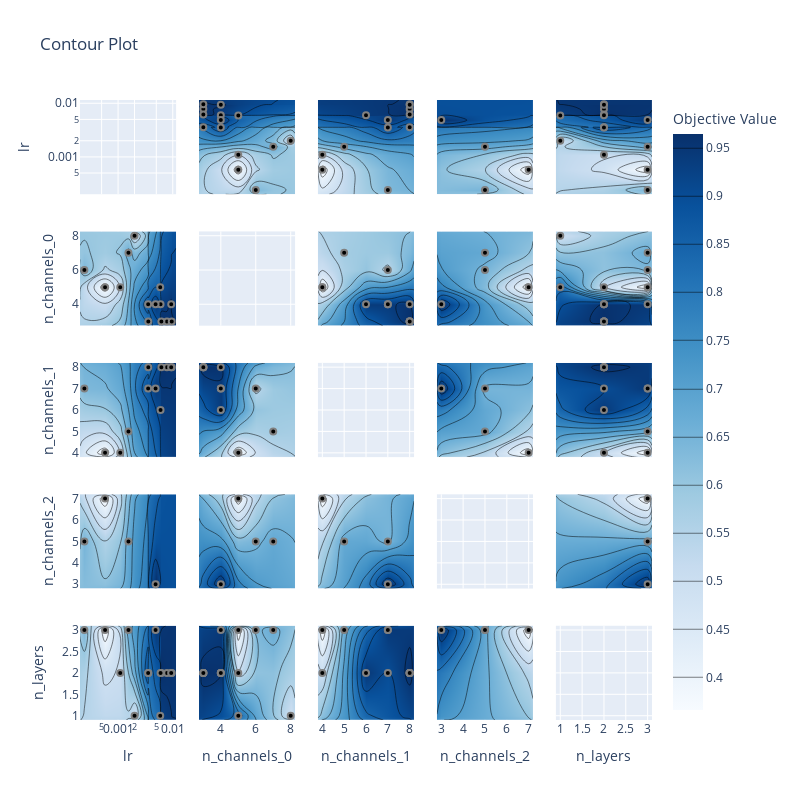

The code cell stored with this chart in its notebook:
### Code cell
# Visualize hyperparameter relationships.
fig = plot_contour(study)
fig.update_layout(width=800, height=800)

### Figure 1 — Plotly figure (JSON) as saved in the notebook; plotly's stock layout.template omitted (floating-point values rounded to 4 significant figures)
{"data": [{"type": "scatter", "xaxis": "x", "yaxis": "y"}, {"colorbar": {"title": {"text": "Objective Value"}}, "colorscale": [[0, "rgb(247,251,255)"], [0.125, "rgb(222,235,247)"], [0.25, "rgb(198,219,239)"], [0.375, "rgb(158,202,225)"], [0.5, "rgb(107,174,214)"], [0.625, "rgb(66,146,198)"], [0.75, "rgb(33,113,181)"], [0.875, "rgb(8,81,156)"], [1, "rgb(8,48,107)"]], "connectgaps": true, "contours": {"coloring": "heatmap"}, "hoverinfo": "none", "line": {"smoothing": 1.3}, "reversescale": false, "showscale": true, "type": "contour", "x": [0.0002012, 0.0002418, 0.0005776, 0.001095, 0.001547, 0.002001, 0.003548, 0.003572, 0.004855, 0.005902, 0.005984, 0.006191, 0.00783, 0.009373, 0.009579, 0.01151], "xaxis": "x6", "y": [2.75, 3, 4, 5, 6, 7, 8, 8.25], "yaxis": "y6", "z": [[null, null, null, null, null, null, null, null, null, null, null, null, null, null, null, null], [null, null, null, null, null, null, null, 0.814, null, null, null, 0.9642, 0.9585, null, 0.9542, null], [null, null, null, null, null, null, 0.897, null, 0.9442, null, 0.9456, null, null, 0.9585, null, null], [null, null, 0.3662, 0.505, null, null, null, null, null, 0.8312, null, null, null, null, null, null], [null, 0.6381, null, null, null, null, null, null, null, null, null, null, null, null, null, null], [null, null, null, null, 0.6695, null, null, null, null, null, null, null, null, null, null, null], [null, null, null, null, null, 0.495, null, null, null, null, null, null, null, null, null, null], [null, null, null, null, null, null, null, null, null, null, null, null, null, null, null, null]]}, {"marker": {"color": "black", "line": {"color": "Gray", "width": 2}}, "mode": "markers", "name": "Feasible Trial", "showlegend": false, "type": "scatter", "x": [0.0005776, 0.002001, 0.005902, 0.001095, 0.0002418, 0.001547, 0.00783, 0.006191, 0.009579, 0.003572, 0.003548, 0.009373, 0.005984, 0.004855], "xaxis": "x6", "y": [5, 8, 5, 5, 6, 7, 3, 3, 3, 3, 4, 4, 4, 4], "yaxis": "y6"}, {"colorbar": {"title": {"text": "Objective Value"}}, "colorscale": [[0, "rgb(247,251,255)"], [0.125, "rgb(222,235,247)"], [0.25, "rgb(198,219,239)"], [0.375, "rgb(158,202,225)"], [0.5, "rgb(107,174,214)"], [0.625, "rgb(66,146,198)"], [0.75, "rgb(33,113,181)"], [0.875, "rgb(8,81,156)"], [1, "rgb(8,48,107)"]], "connectgaps": true, "contours": {"coloring": "heatmap"}, "hoverinfo": "none", "line": {"smoothing": 1.3}, "reversescale": false, "showscale": false, "type": "contour", "x": [0.0002012, 0.0002418, 0.0005776, 0.001095, 0.001547, 0.002001, 0.003548, 0.003572, 0.004855, 0.005902, 0.005984, 0.006191, 0.00783, 0.009373, 0.009579, 0.01151], "xaxis": "x11", "y": [3.8, 4, 5, 6, 7, 8, 8.2], "yaxis": "y11", "z": [[null, null, null, null, null, null, null, null, null, null, null, null, null, null, null, null], [null, null, 0.3662, 0.505, null, null, null, null, null, null, null, null, null, null, null, null], [null, null, null, null, 0.6695, null, null, null, null, null, null, null, null, null, null, null], [null, null, null, null, null, null, null, null, null, null, 0.9456, null, null, null, null, null], [null, 0.6381, null, null, null, null, 0.897, null, 0.9442, null, null, null, null, null, null, null], [null, null, null, null, null, null, null, 0.814, null, null, null, 0.9642, 0.9585, 0.9585, 0.9542, null], [null, null, null, null, null, null, null, null, null, null, null, null, null, null, null, null]]}, {"marker": {"color": "black", "line": {"color": "Gray", "width": 2}}, "mode": "markers", "name": "Feasible Trial", "showlegend": false, "type": "scatter", "x": [0.0005776, 0.001095, 0.0002418, 0.001547, 0.00783, 0.006191, 0.009579, 0.003572, 0.003548, 0.009373, 0.005984, 0.004855], "xaxis": "x11", "y": [4, 4, 7, 5, 8, 8, 8, 8, 7, 8, 6, 7], "yaxis": "y11"}, {"colorbar": {"title": {"text": "Objective Value"}}, "colorscale": [[0, "rgb(247,251,255)"], [0.125, "rgb(222,235,247)"], [0.25, "rgb(198,219,239)"], [0.375, "rgb(158,202,225)"], [0.5, "rgb(107,174,214)"], [0.625, "rgb(66,146,198)"], [0.75, "rgb(33,113,181)"], [0.875, "rgb(8,81,156)"], [1, "rgb(8,48,107)"]], "connectgaps": true, "contours": {"coloring": "heatmap"}, "hoverinfo": "none", "line": {"smoothing": 1.3}, "reversescale": false, "showscale": false, "type": "contour", "x": [0.0002012, 0.0002418, 0.0005776, 0.001095, 0.001547, 0.002001, 0.003548, 0.003572, 0.004855, 0.005902, 0.005984, 0.006191, 0.00783, 0.009373, 0.009579, 0.01151], "xaxis": "x16", "y": [2.8, 3, 5, 7, 7.2], "yaxis": "y16", "z": [[null, null, null, null, null, null, null, null, null, null, null, null, null, null, null, null], [null, null, null, null, null, null, null, null, 0.9442, null, null, null, null, null, null, null], [null, 0.6381, null, null, 0.6695, null, null, null, null, null, null, null, null, null, null, null], [null, null, 0.3662, null, null, null, null, null, null, null, null, null, null, null, null, null], [null, null, null, null, null, null, null, null, null, null, null, null, null, null, null, null]]}, {"marker": {"color": "black", "line": {"color": "Gray", "width": 2}}, "mode": "markers", "name": "Feasible Trial", "showlegend": false, "type": "scatter", "x": [0.0005776, 0.0002418, 0.001547, 0.004855], "xaxis": "x16", "y": [7, 5, 5, 3], "yaxis": "y16"}, {"colorbar": {"title": {"text": "Objective Value"}}, "colorscale": [[0, "rgb(247,251,255)"], [0.125, "rgb(222,235,247)"], [0.25, "rgb(198,219,239)"], [0.375, "rgb(158,202,225)"], [0.5, "rgb(107,174,214)"], [0.625, "rgb(66,146,198)"], [0.75, "rgb(33,113,181)"], [0.875, "rgb(8,81,156)"], [1, "rgb(8,48,107)"]], "connectgaps": true, "contours": {"coloring": "heatmap"}, "hoverinfo": "none", "line": {"smoothing": 1.3}, "reversescale": false, "showscale": false, "type": "contour", "x": [0.0002012, 0.0002418, 0.0005776, 0.001095, 0.001547, 0.002001, 0.003548, 0.003572, 0.004855, 0.005902, 0.005984, 0.006191, 0.00783, 0.009373, 0.009579, 0.01151], "xaxis": "x21", "y": [0.9, 1, 2, 3, 3.1], "yaxis": "y21", "z": [[null, null, null, null, null, null, null, null, null, null, null, null, null, null, null, null], [null, null, null, null, null, 0.495, null, null, null, 0.8312, null, null, null, null, null, null], [null, null, null, 0.505, null, null, 0.897, 0.814, null, null, 0.9456, 0.9642, 0.9585, 0.9585, 0.9542, null], [null, 0.6381, 0.3662, null, 0.6695, null, null, null, 0.9442, null, null, null, null, null, null, null], [null, null, null, null, null, null, null, null, null, null, null, null, null, null, null, null]]}, {"marker": {"color": "black", "line": {"color": "Gray", "width": 2}}, "mode": "markers", "name": "Feasible Trial", "showlegend": false, "type": "scatter", "x": [0.0005776, 0.002001, 0.005902, 0.001095, 0.0002418, 0.001547, 0.00783, 0.006191, 0.009579, 0.003572, 0.003548, 0.009373, 0.005984, 0.004855], "xaxis": "x21", "y": [3, 1, 1, 2, 3, 3, 2, 2, 2, 2, 2, 2, 2, 3], "yaxis": "y21"}, {"colorbar": {"title": {"text": "Objective Value"}}, "colorscale": [[0, "rgb(247,251,255)"], [0.125, "rgb(222,235,247)"], [0.25, "rgb(198,219,239)"], [0.375, "rgb(158,202,225)"], [0.5, "rgb(107,174,214)"], [0.625, "rgb(66,146,198)"], [0.75, "rgb(33,113,181)"], [0.875, "rgb(8,81,156)"], [1, "rgb(8,48,107)"]], "connectgaps": true, "contours": {"coloring": "heatmap"}, "hoverinfo": "none", "line": {"smoothing": 1.3}, "reversescale": false, "showscale": false, "type": "contour", "x": [2.75, 3, 4, 5, 6, 7, 8, 8.25], "xaxis": "x2", "y": [0.0002012, 0.0002418, 0.0005776, 0.001095, 0.001547, 0.002001, 0.003548, 0.003572, 0.004855, 0.005902, 0.005984, 0.006191, 0.00783, 0.009373, 0.009579, 0.01151], "yaxis": "y2", "z": [[null, null, null, null, null, null, null, null], [null, null, null, null, 0.6381, null, null, null], [null, null, null, 0.3662, null, null, null, null], [null, null, null, 0.505, null, null, null, null], [null, null, null, null, null, 0.6695, null, null], [null, null, null, null, null, null, 0.495, null], [null, null, 0.897, null, null, null, null, null], [null, 0.814, null, null, null, null, null, null], [null, null, 0.9442, null, null, null, null, null], [null, null, null, 0.8312, null, null, null, null], [null, null, 0.9456, null, null, null, null, null], [null, 0.9642, null, null, null, null, null, null], [null, 0.9585, null, null, null, null, null, null], [null, null, 0.9585, null, null, null, null, null], [null, 0.9542, null, null, null, null, null, null], [null, null, null, null, null, null, null, null]]}, {"marker": {"color": "black", "line": {"color": "Gray", "width": 2}}, "mode": "markers", "name": "Feasible Trial", "showlegend": false, "type": "scatter", "x": [5, 8, 5, 5, 6, 7, 3, 3, 3, 3, 4, 4, 4, 4], "xaxis": "x2", "y": [0.0005776, 0.002001, 0.005902, 0.001095, 0.0002418, 0.001547, 0.00783, 0.006191, 0.009579, 0.003572, 0.003548, 0.009373, 0.005984, 0.004855], "yaxis": "y2"}, {"type": "scatter", "xaxis": "x7", "yaxis": "y7"}, {"colorbar": {"title": {"text": "Objective Value"}}, "colorscale": [[0, "rgb(247,251,255)"], [0.125, "rgb(222,235,247)"], [0.25, "rgb(198,219,239)"], [0.375, "rgb(158,202,225)"], [0.5, "rgb(107,174,214)"], [0.625, "rgb(66,146,198)"], [0.75, "rgb(33,113,181)"], [0.875, "rgb(8,81,156)"], [1, "rgb(8,48,107)"]], "connectgaps": true, "contours": {"coloring": "heatmap"}, "hoverinfo": "none", "line": {"smoothing": 1.3}, "reversescale": false, "showscale": false, "type": "contour", "x": [2.75, 3, 4, 5, 6, 7, 8, 8.25], "xaxis": "x12", "y": [3.8, 4, 5, 6, 7, 8, 8.2], "yaxis": "y12", "z": [[null, null, null, null, null, null, null, null], [null, null, null, 0.505, null, null, null, null], [null, null, null, null, null, 0.6695, null, null], [null, null, 0.9456, null, null, null, null, null], [null, null, 0.9442, null, 0.6381, null, null, null], [null, 0.9642, 0.9585, null, null, null, null, null], [null, null, null, null, null, null, null, null]]}, {"marker": {"color": "black", "line": {"color": "Gray", "width": 2}}, "mode": "markers", "name": "Feasible Trial", "showlegend": false, "type": "scatter", "x": [5, 5, 6, 7, 3, 3, 3, 3, 4, 4, 4, 4], "xaxis": "x12", "y": [4, 4, 7, 5, 8, 8, 8, 8, 7, 8, 6, 7], "yaxis": "y12"}, {"colorbar": {"title": {"text": "Objective Value"}}, "colorscale": [[0, "rgb(247,251,255)"], [0.125, "rgb(222,235,247)"], [0.25, "rgb(198,219,239)"], [0.375, "rgb(158,202,225)"], [0.5, "rgb(107,174,214)"], [0.625, "rgb(66,146,198)"], [0.75, "rgb(33,113,181)"], [0.875, "rgb(8,81,156)"], [1, "rgb(8,48,107)"]], "connectgaps": true, "contours": {"coloring": "heatmap"}, "hoverinfo": "none", "line": {"smoothing": 1.3}, "reversescale": false, "showscale": false, "type": "contour", "x": [2.75, 3, 4, 5, 6, 7, 8, 8.25], "xaxis": "x17", "y": [2.8, 3, 5, 7, 7.2], "yaxis": "y17", "z": [[null, null, null, null, null, null, null, null], [null, null, 0.9442, null, null, null, null, null], [null, null, null, null, 0.6381, 0.6695, null, null], [null, null, null, 0.3662, null, null, null, null], [null, null, null, null, null, null, null, null]]}, {"marker": {"color": "black", "line": {"color": "Gray", "width": 2}}, "mode": "markers", "name": "Feasible Trial", "showlegend": false, "type": "scatter", "x": [5, 6, 7, 4], "xaxis": "x17", "y": [7, 5, 5, 3], "yaxis": "y17"}, {"colorbar": {"title": {"text": "Objective Value"}}, "colorscale": [[0, "rgb(247,251,255)"], [0.125, "rgb(222,235,247)"], [0.25, "rgb(198,219,239)"], [0.375, "rgb(158,202,225)"], [0.5, "rgb(107,174,214)"], [0.625, "rgb(66,146,198)"], [0.75, "rgb(33,113,181)"], [0.875, "rgb(8,81,156)"], [1, "rgb(8,48,107)"]], "connectgaps": true, "contours": {"coloring": "heatmap"}, "hoverinfo": "none", "line": {"smoothing": 1.3}, "reversescale": false, "showscale": false, "type": "contour", "x": [2.75, 3, 4, 5, 6, 7, 8, 8.25], "xaxis": "x22", "y": [0.9, 1, 2, 3, 3.1], "yaxis": "y22", "z": [[null, null, null, null, null, null, null, null], [null, null, null, 0.8312, null, null, 0.495, null], [null, 0.9642, 0.9585, 0.505, null, null, null, null], [null, null, 0.9442, 0.3662, 0.6381, 0.6695, null, null], [null, null, null, null, null, null, null, null]]}, {"marker": {"color": "black", "line": {"color": "Gray", "width": 2}}, "mode": "markers", "name": "Feasible Trial", "showlegend": false, "type": "scatter", "x": [5, 8, 5, 5, 6, 7, 3, 3, 3, 3, 4, 4, 4, 4], "xaxis": "x22", "y": [3, 1, 1, 2, 3, 3, 2, 2, 2, 2, 2, 2, 2, 3], "yaxis": "y22"}, {"colorbar": {"title": {"text": "Objective Value"}}, "colorscale": [[0, "rgb(247,251,255)"], [0.125, "rgb(222,235,247)"], [0.25, "rgb(198,219,239)"], [0.375, "rgb(158,202,225)"], [0.5, "rgb(107,174,214)"], [0.625, "rgb(66,146,198)"], [0.75, "rgb(33,113,181)"], [0.875, "rgb(8,81,156)"], [1, "rgb(8,48,107)"]], "connectgaps": true, "contours": {"coloring": "heatmap"}, "hoverinfo": "none", "line": {"smoothing": 1.3}, "reversescale": false, "showscale": false, "type": "contour", "x": [3.8, 4, 5, 6, 7, 8, 8.2], "xaxis": "x3", "y": [0.0002012, 0.0002418, 0.0005776, 0.001095, 0.001547, 0.002001, 0.003548, 0.003572, 0.004855, 0.005902, 0.005984, 0.006191, 0.00783, 0.009373, 0.009579, 0.01151], "yaxis": "y3", "z": [[null, null, null, null, null, null, null], [null, null, null, null, 0.6381, null, null], [null, 0.3662, null, null, null, null, null], [null, 0.505, null, null, null, null, null], [null, null, 0.6695, null, null, null, null], [null, null, null, null, null, null, null], [null, null, null, null, 0.897, null, null], [null, null, null, null, null, 0.814, null], [null, null, null, null, 0.9442, null, null], [null, null, null, null, null, null, null], [null, null, null, 0.9456, null, null, null], [null, null, null, null, null, 0.9642, null], [null, null, null, null, null, 0.9585, null], [null, null, null, null, null, 0.9585, null], [null, null, null, null, null, 0.9542, null], [null, null, null, null, null, null, null]]}, {"marker": {"color": "black", "line": {"color": "Gray", "width": 2}}, "mode": "markers", "name": "Feasible Trial", "showlegend": false, "type": "scatter", "x": [4, 4, 7, 5, 8, 8, 8, 8, 7, 8, 6, 7], "xaxis": "x3", "y": [0.0005776, 0.001095, 0.0002418, 0.001547, 0.00783, 0.006191, 0.009579, 0.003572, 0.003548, 0.009373, 0.005984, 0.004855], "yaxis": "y3"}, {"colorbar": {"title": {"text": "Objective Value"}}, "colorscale": [[0, "rgb(247,251,255)"], [0.125, "rgb(222,235,247)"], [0.25, "rgb(198,219,239)"], [0.375, "rgb(158,202,225)"], [0.5, "rgb(107,174,214)"], [0.625, "rgb(66,146,198)"], [0.75, "rgb(33,113,181)"], [0.875, "rgb(8,81,156)"], [1, "rgb(8,48,107)"]], "connectgaps": true, "contours": {"coloring": "heatmap"}, "hoverinfo": "none", "line": {"smoothing": 1.3}, "reversescale": false, "showscale": false, "type": "contour", "x": [3.8, 4, 5, 6, 7, 8, 8.2], "xaxis": "x8", "y": [2.75, 3, 4, 5, 6, 7, 8, 8.25], "yaxis": "y8", "z": [[null, null, null, null, null, null, null], [null, null, null, null, null, 0.9642, null], [null, null, null, 0.9456, 0.9442, 0.9585, null], [null, 0.505, null, null, null, null, null], [null, null, null, null, 0.6381, null, null], [null, null, 0.6695, null, null, null, null], [null, null, null, null, null, null, null], [null, null, null, null, null, null, null]]}, {"marker": {"color": "black", "line": {"color": "Gray", "width": 2}}, "mode": "markers", "name": "Feasible Trial", "showlegend": false, "type": "scatter", "x": [4, 4, 7, 5, 8, 8, 8, 8, 7, 8, 6, 7], "xaxis": "x8", "y": [5, 5, 6, 7, 3, 3, 3, 3, 4, 4, 4, 4], "yaxis": "y8"}, {"type": "scatter", "xaxis": "x13", "yaxis": "y13"}, {"colorbar": {"title": {"text": "Objective Value"}}, "colorscale": [[0, "rgb(247,251,255)"], [0.125, "rgb(222,235,247)"], [0.25, "rgb(198,219,239)"], [0.375, "rgb(158,202,225)"], [0.5, "rgb(107,174,214)"], [0.625, "rgb(66,146,198)"], [0.75, "rgb(33,113,181)"], [0.875, "rgb(8,81,156)"], [1, "rgb(8,48,107)"]], "connectgaps": true, "contours": {"coloring": "heatmap"}, "hoverinfo": "none", "line": {"smoothing": 1.3}, "reversescale": false, "showscale": false, "type": "contour", "x": [3.8, 4, 5, 6, 7, 8, 8.2], "xaxis": "x18", "y": [2.8, 3, 5, 7, 7.2], "yaxis": "y18", "z": [[null, null, null, null, null, null, null], [null, null, null, null, 0.9442, null, null], [null, null, 0.6695, null, 0.6381, null, null], [null, 0.3662, null, null, null, null, null], [null, null, null, null, null, null, null]]}, {"marker": {"color": "black", "line": {"color": "Gray", "width": 2}}, "mode": "markers", "name": "Feasible Trial", "showlegend": false, "type": "scatter", "x": [4, 7, 5, 7], "xaxis": "x18", "y": [7, 5, 5, 3], "yaxis": "y18"}, {"colorbar": {"title": {"text": "Objective Value"}}, "colorscale": [[0, "rgb(247,251,255)"], [0.125, "rgb(222,235,247)"], [0.25, "rgb(198,219,239)"], [0.375, "rgb(158,202,225)"], [0.5, "rgb(107,174,214)"], [0.625, "rgb(66,146,198)"], [0.75, "rgb(33,113,181)"], [0.875, "rgb(8,81,156)"], [1, "rgb(8,48,107)"]], "connectgaps": true, "contours": {"coloring": "heatmap"}, "hoverinfo": "none", "line": {"smoothing": 1.3}, "reversescale": false, "showscale": false, "type": "contour", "x": [3.8, 4, 5, 6, 7, 8, 8.2], "xaxis": "x23", "y": [0.9, 1, 2, 3, 3.1], "yaxis": "y23", "z": [[null, null, null, null, null, null, null], [null, null, null, null, null, null, null], [null, 0.505, null, 0.9456, 0.897, 0.9642, null], [null, 0.3662, 0.6695, null, 0.9442, null, null], [null, null, null, null, null, null, null]]}, {"marker": {"color": "black", "line": {"color": "Gray", "width": 2}}, "mode": "markers", "name": "Feasible Trial", "showlegend": false, "type": "scatter", "x": [4, 4, 7, 5, 8, 8, 8, 8, 7, 8, 6, 7], "xaxis": "x23", "y": [3, 2, 3, 3, 2, 2, 2, 2, 2, 2, 2, 3], "yaxis": "y23"}, {"colorbar": {"title": {"text": "Objective Value"}}, "colorscale": [[0, "rgb(247,251,255)"], [0.125, "rgb(222,235,247)"], [0.25, "rgb(198,219,239)"], [0.375, "rgb(158,202,225)"], [0.5, "rgb(107,174,214)"], [0.625, "rgb(66,146,198)"], [0.75, "rgb(33,113,181)"], [0.875, "rgb(8,81,156)"], [1, "rgb(8,48,107)"]], "connectgaps": true, "contours": {"coloring": "heatmap"}, "hoverinfo": "none", "line": {"smoothing": 1.3}, "reversescale": false, "showscale": false, "type": "contour", "x": [2.8, 3, 5, 7, 7.2], "xaxis": "x4", "y": [0.0002012, 0.0002418, 0.0005776, 0.001095, 0.001547, 0.002001, 0.003548, 0.003572, 0.004855, 0.005902, 0.005984, 0.006191, 0.00783, 0.009373, 0.009579, 0.01151], "yaxis": "y4", "z": [[null, null, null, null, null], [null, null, 0.6381, null, null], [null, null, null, 0.3662, null], [null, null, null, null, null], [null, null, 0.6695, null, null], [null, null, null, null, null], [null, null, null, null, null], [null, null, null, null, null], [null, 0.9442, null, null, null], [null, null, null, null, null], [null, null, null, null, null], [null, null, null, null, null], [null, null, null, null, null], [null, null, null, null, null], [null, null, null, null, null], [null, null, null, null, null]]}, {"marker": {"color": "black", "line": {"color": "Gray", "width": 2}}, "mode": "markers", "name": "Feasible Trial", "showlegend": false, "type": "scatter", "x": [7, 5, 5, 3], "xaxis": "x4", "y": [0.0005776, 0.0002418, 0.001547, 0.004855], "yaxis": "y4"}, {"colorbar": {"title": {"text": "Objective Value"}}, "colorscale": [[0, "rgb(247,251,255)"], [0.125, "rgb(222,235,247)"], [0.25, "rgb(198,219,239)"], [0.375, "rgb(158,202,225)"], [0.5, "rgb(107,174,214)"], [0.625, "rgb(66,146,198)"], [0.75, "rgb(33,113,181)"], [0.875, "rgb(8,81,156)"], [1, "rgb(8,48,107)"]], "connectgaps": true, "contours": {"coloring": "heatmap"}, "hoverinfo": "none", "line": {"smoothing": 1.3}, "reversescale": false, "showscale": false, "type": "contour", "x": [2.8, 3, 5, 7, 7.2], "xaxis": "x9", "y": [2.75, 3, 4, 5, 6, 7, 8, 8.25], "yaxis": "y9", "z": [[null, null, null, null, null], [null, null, null, null, null], [null, 0.9442, null, null, null], [null, null, null, 0.3662, null], [null, null, 0.6381, null, null], [null, null, 0.6695, null, null], [null, null, null, null, null], [null, null, null, null, null]]}, {"marker": {"color": "black", "line": {"color": "Gray", "width": 2}}, "mode": "markers", "name": "Feasible Trial", "showlegend": false, "type": "scatter", "x": [7, 5, 5, 3], "xaxis": "x9", "y": [5, 6, 7, 4], "yaxis": "y9"}, {"colorbar": {"title": {"text": "Objective Value"}}, "colorscale": [[0, "rgb(247,251,255)"], [0.125, "rgb(222,235,247)"], [0.25, "rgb(198,219,239)"], [0.375, "rgb(158,202,225)"], [0.5, "rgb(107,174,214)"], [0.625, "rgb(66,146,198)"], [0.75, "rgb(33,113,181)"], [0.875, "rgb(8,81,156)"], [1, "rgb(8,48,107)"]], "connectgaps": true, "contours": {"coloring": "heatmap"}, "hoverinfo": "none", "line": {"smoothing": 1.3}, "reversescale": false, "showscale": false, "type": "contour", "x": [2.8, 3, 5, 7, 7.2], "xaxis": "x14", "y": [3.8, 4, 5, 6, 7, 8, 8.2], "yaxis": "y14", "z": [[null, null, null, null, null], [null, null, null, 0.3662, null], [null, null, 0.6695, null, null], [null, null, null, null, null], [null, 0.9442, 0.6381, null, null], [null, null, null, null, null], [null, null, null, null, null]]}, {"marker": {"color": "black", "line": {"color": "Gray", "width": 2}}, "mode": "markers", "name": "Feasible Trial", "showlegend": false, "type": "scatter", "x": [7, 5, 5, 3], "xaxis": "x14", "y": [4, 7, 5, 7], "yaxis": "y14"}, {"type": "scatter", "xaxis": "x19", "yaxis": "y19"}, {"colorbar": {"title": {"text": "Objective Value"}}, "colorscale": [[0, "rgb(247,251,255)"], [0.125, "rgb(222,235,247)"], [0.25, "rgb(198,219,239)"], [0.375, "rgb(158,202,225)"], [0.5, "rgb(107,174,214)"], [0.625, "rgb(66,146,198)"], [0.75, "rgb(33,113,181)"], [0.875, "rgb(8,81,156)"], [1, "rgb(8,48,107)"]], "connectgaps": true, "contours": {"coloring": "heatmap"}, "hoverinfo": "none", "line": {"smoothing": 1.3}, "reversescale": false, "showscale": false, "type": "contour", "x": [2.8, 3, 5, 7, 7.2], "xaxis": "x24", "y": [0.9, 1, 2, 3, 3.1], "yaxis": "y24", "z": [[null, null, null, null, null], [null, null, null, null, null], [null, null, null, null, null], [null, 0.9442, 0.6695, 0.3662, null], [null, null, null, null, null]]}, {"marker": {"color": "black", "line": {"color": "Gray", "width": 2}}, "mode": "markers", "name": "Feasible Trial", "showlegend": false, "type": "scatter", "x": [7, 5, 5, 3], "xaxis": "x24", "y": [3, 3, 3, 3], "yaxis": "y24"}, {"colorbar": {"title": {"text": "Objective Value"}}, "colorscale": [[0, "rgb(247,251,255)"], [0.125, "rgb(222,235,247)"], [0.25, "rgb(198,219,239)"], [0.375, "rgb(158,202,225)"], [0.5, "rgb(107,174,214)"], [0.625, "rgb(66,146,198)"], [0.75, "rgb(33,113,181)"], [0.875, "rgb(8,81,156)"], [1, "rgb(8,48,107)"]], "connectgaps": true, "contours": {"coloring": "heatmap"}, "hoverinfo": "none", "line": {"smoothing": 1.3}, "reversescale": false, "showscale": false, "type": "contour", "x": [0.9, 1, 2, 3, 3.1], "xaxis": "x5", "y": [0.0002012, 0.0002418, 0.0005776, 0.001095, 0.001547, 0.002001, 0.003548, 0.003572, 0.004855, 0.005902, 0.005984, 0.006191, 0.00783, 0.009373, 0.009579, 0.01151], "yaxis": "y5", "z": [[null, null, null, null, null], [null, null, null, 0.6381, null], [null, null, null, 0.3662, null], [null, null, 0.505, null, null], [null, null, null, 0.6695, null], [null, 0.495, null, null, null], [null, null, 0.897, null, null], [null, null, 0.814, null, null], [null, null, null, 0.9442, null], [null, 0.8312, null, null, null], [null, null, 0.9456, null, null], [null, null, 0.9642, null, null], [null, null, 0.9585, null, null], [null, null, 0.9585, null, null], [null, null, 0.9542, null, null], [null, null, null, null, null]]}, {"marker": {"color": "black", "line": {"color": "Gray", "width": 2}}, "mode": "markers", "name": "Feasible Trial", "showlegend": false, "type": "scatter", "x": [3, 1, 1, 2, 3, 3, 2, 2, 2, 2, 2, 2, 2, 3], "xaxis": "x5", "y": [0.0005776, 0.002001, 0.005902, 0.001095, 0.0002418, 0.001547, 0.00783, 0.006191, 0.009579, 0.003572, 0.003548, 0.009373, 0.005984, 0.004855], "yaxis": "y5"}, {"colorbar": {"title": {"text": "Objective Value"}}, "colorscale": [[0, "rgb(247,251,255)"], [0.125, "rgb(222,235,247)"], [0.25, "rgb(198,219,239)"], [0.375, "rgb(158,202,225)"], [0.5, "rgb(107,174,214)"], [0.625, "rgb(66,146,198)"], [0.75, "rgb(33,113,181)"], [0.875, "rgb(8,81,156)"], [1, "rgb(8,48,107)"]], "connectgaps": true, "contours": {"coloring": "heatmap"}, "hoverinfo": "none", "line": {"smoothing": 1.3}, "reversescale": false, "showscale": false, "type": "contour", "x": [0.9, 1, 2, 3, 3.1], "xaxis": "x10", "y": [2.75, 3, 4, 5, 6, 7, 8, 8.25], "yaxis": "y10", "z": [[null, null, null, null, null], [null, null, 0.9642, null, null], [null, null, 0.9585, 0.9442, null], [null, 0.8312, 0.505, 0.3662, null], [null, null, null, 0.6381, null], [null, null, null, 0.6695, null], [null, 0.495, null, null, null], [null, null, null, null, null]]}, {"marker": {"color": "black", "line": {"color": "Gray", "width": 2}}, "mode": "markers", "name": "Feasible Trial", "showlegend": false, "type": "scatter", "x": [3, 1, 1, 2, 3, 3, 2, 2, 2, 2, 2, 2, 2, 3], "xaxis": "x10", "y": [5, 8, 5, 5, 6, 7, 3, 3, 3, 3, 4, 4, 4, 4], "yaxis": "y10"}, {"colorbar": {"title": {"text": "Objective Value"}}, "colorscale": [[0, "rgb(247,251,255)"], [0.125, "rgb(222,235,247)"], [0.25, "rgb(198,219,239)"], [0.375, "rgb(158,202,225)"], [0.5, "rgb(107,174,214)"], [0.625, "rgb(66,146,198)"], [0.75, "rgb(33,113,181)"], [0.875, "rgb(8,81,156)"], [1, "rgb(8,48,107)"]], "connectgaps": true, "contours": {"coloring": "heatmap"}, "hoverinfo": "none", "line": {"smoothing": 1.3}, "reversescale": false, "showscale": false, "type": "contour", "x": [0.9, 1, 2, 3, 3.1], "xaxis": "x15", "y": [3.8, 4, 5, 6, 7, 8, 8.2], "yaxis": "y15", "z": [[null, null, null, null, null], [null, null, 0.505, 0.3662, null], [null, null, null, 0.6695, null], [null, null, 0.9456, null, null], [null, null, 0.897, 0.9442, null], [null, null, 0.9642, null, null], [null, null, null, null, null]]}, {"marker": {"color": "black", "line": {"color": "Gray", "width": 2}}, "mode": "markers", "name": "Feasible Trial", "showlegend": false, "type": "scatter", "x": [3, 2, 3, 3, 2, 2, 2, 2, 2, 2, 2, 3], "xaxis": "x15", "y": [4, 4, 7, 5, 8, 8, 8, 8, 7, 8, 6, 7], "yaxis": "y15"}, {"colorbar": {"title": {"text": "Objective Value"}}, "colorscale": [[0, "rgb(247,251,255)"], [0.125, "rgb(222,235,247)"], [0.25, "rgb(198,219,239)"], [0.375, "rgb(158,202,225)"], [0.5, "rgb(107,174,214)"], [0.625, "rgb(66,146,198)"], [0.75, "rgb(33,113,181)"], [0.875, "rgb(8,81,156)"], [1, "rgb(8,48,107)"]], "connectgaps": true, "contours": {"coloring": "heatmap"}, "hoverinfo": "none", "line": {"smoothing": 1.3}, "reversescale": false, "showscale": false, "type": "contour", "x": [0.9, 1, 2, 3, 3.1], "xaxis": "x20", "y": [2.8, 3, 5, 7, 7.2], "yaxis": "y20", "z": [[null, null, null, null, null], [null, null, null, 0.9442, null], [null, null, null, 0.6695, null], [null, null, null, 0.3662, null], [null, null, null, null, null]]}, {"marker": {"color": "black", "line": {"color": "Gray", "width": 2}}, "mode": "markers", "name": "Feasible Trial", "showlegend": false, "type": "scatter", "x": [3, 3, 3, 3], "xaxis": "x20", "y": [7, 5, 5, 3], "yaxis": "y20"}, {"type": "scatter", "xaxis": "x25", "yaxis": "y25"}], "layout": {"height": 800, "title": {"text": "Contour Plot"}, "width": 800, "xaxis": {"anchor": "y", "domain": [0, 0.168], "matches": "x21", "range": [-3.696, -1.939], "showticklabels": false, "type": "log"}, "xaxis10": {"anchor": "y10", "domain": [0.832, 1], "matches": "x25", "range": [0.9, 3.1], "showticklabels": false}, "xaxis11": {"anchor": "y11", "domain": [0, 0.168], "matches": "x21", "range": [-3.696, -1.939], "showticklabels": false, "type": "log"}, "xaxis12": {"anchor": "y12", "domain": [0.208, 0.376], "matches": "x22", "range": [2.75, 8.25], "showticklabels": false}, "xaxis13": {"anchor": "y13", "domain": [0.416, 0.584], "matches": "x23", "range": [3.8, 8.2], "showticklabels": false}, "xaxis14": {"anchor": "y14", "domain": [0.624, 0.792], "matches": "x24", "range": [2.8, 7.2], "showticklabels": false}, "xaxis15": {"anchor": "y15", "domain": [0.832, 1], "matches": "x25", "range": [0.9, 3.1], "showticklabels": false}, "xaxis16": {"anchor": "y16", "domain": [0, 0.168], "matches": "x21", "range": [-3.696, -1.939], "showticklabels": false, "type": "log"}, "xaxis17": {"anchor": "y17", "domain": [0.208, 0.376], "matches": "x22", "range": [2.75, 8.25], "showticklabels": false}, "xaxis18": {"anchor": "y18", "domain": [0.416, 0.584], "matches": "x23", "range": [3.8, 8.2], "showticklabels": false}, "xaxis19": {"anchor": "y19", "domain": [0.624, 0.792], "matches": "x24", "range": [2.8, 7.2], "showticklabels": false}, "xaxis2": {"anchor": "y2", "domain": [0.208, 0.376], "matches": "x22", "range": [2.75, 8.25], "showticklabels": false}, "xaxis20": {"anchor": "y20", "domain": [0.832, 1], "matches": "x25", "range": [0.9, 3.1], "showticklabels": false}, "xaxis21": {"anchor": "y21", "domain": [0, 0.168], "range": [-3.696, -1.939], "title": {"text": "lr"}, "type": "log"}, "xaxis22": {"anchor": "y22", "domain": [0.208, 0.376], "range": [2.75, 8.25], "title": {"text": "n_channels_0"}}, "xaxis23": {"anchor": "y23", "domain": [0.416, 0.584], "range": [3.8, 8.2], "title": {"text": "n_channels_1"}}, "xaxis24": {"anchor": "y24", "domain": [0.624, 0.792], "range": [2.8, 7.2], "title": {"text": "n_channels_2"}}, "xaxis25": {"anchor": "y25", "domain": [0.832, 1], "range": [0.9, 3.1], "title": {"text": "n_layers"}}, "xaxis3": {"anchor": "y3", "domain": [0.416, 0.584], "matches": "x23", "range": [3.8, 8.2], "showticklabels": false}, "xaxis4": {"anchor": "y4", "domain": [0.624, 0.792], "matches": "x24", "range": [2.8, 7.2], "showticklabels": false}, "xaxis5": {"anchor": "y5", "domain": [0.832, 1], "matches": "x25", "range": [0.9, 3.1], "showticklabels": false}, "xaxis6": {"anchor": "y6", "domain": [0, 0.168], "matches": "x21", "range": [-3.696, -1.939], "showticklabels": false, "type": "log"}, "xaxis7": {"anchor": "y7", "domain": [0.208, 0.376], "matches": "x22", "range": [2.75, 8.25], "showticklabels": false}, "xaxis8": {"anchor": "y8", "domain": [0.416, 0.584], "matches": "x23", "range": [3.8, 8.2], "showticklabels": false}, "xaxis9": {"anchor": "y9", "domain": [0.624, 0.792], "matches": "x24", "range": [2.8, 7.2], "showticklabels": false}, "yaxis": {"anchor": "x", "domain": [0.848, 1], "range": [-3.696, -1.939], "title": {"text": "lr"}, "type": "log"}, "yaxis10": {"anchor": "x10", "domain": [0.636, 0.788], "matches": "y6", "range": [2.75, 8.25], "showticklabels": false}, "yaxis11": {"anchor": "x11", "domain": [0.424, 0.576], "range": [3.8, 8.2], "title": {"text": "n_channels_1"}}, "yaxis12": {"anchor": "x12", "domain": [0.424, 0.576], "matches": "y11", "range": [3.8, 8.2], "showticklabels": false}, "yaxis13": {"anchor": "x13", "domain": [0.424, 0.576], "matches": "y11", "range": [3.8, 8.2], "showticklabels": false}, "yaxis14": {"anchor": "x14", "domain": [0.424, 0.576], "matches": "y11", "range": [3.8, 8.2], "showticklabels": false}, "yaxis15": {"anchor": "x15", "domain": [0.424, 0.576], "matches": "y11", "range": [3.8, 8.2], "showticklabels": false}, "yaxis16": {"anchor": "x16", "domain": [0.212, 0.364], "range": [2.8, 7.2], "title": {"text": "n_channels_2"}}, "yaxis17": {"anchor": "x17", "domain": [0.212, 0.364], "matches": "y16", "range": [2.8, 7.2], "showticklabels": false}, "yaxis18": {"anchor": "x18", "domain": [0.212, 0.364], "matches": "y16", "range": [2.8, 7.2], "showticklabels": false}, "yaxis19": {"anchor": "x19", "domain": [0.212, 0.364], "matches": "y16", "range": [2.8, 7.2], "showticklabels": false}, "yaxis2": {"anchor": "x2", "domain": [0.848, 1], "matches": "y", "range": [-3.696, -1.939], "showticklabels": false, "type": "log"}, "yaxis20": {"anchor": "x20", "domain": [0.212, 0.364], "matches": "y16", "range": [2.8, 7.2], "showticklabels": false}, "yaxis21": {"anchor": "x21", "domain": [0, 0.152], "range": [0.9, 3.1], "title": {"text": "n_layers"}}, "yaxis22": {"anchor": "x22", "domain": [0, 0.152], "matches": "y21", "range": [0.9, 3.1], "showticklabels": false}, "yaxis23": {"anchor": "x23", "domain": [0, 0.152], "matches": "y21", "range": [0.9, 3.1], "showticklabels": false}, "yaxis24": {"anchor": "x24", "domain": [0, 0.152], "matches": "y21", "range": [0.9, 3.1], "showticklabels": false}, "yaxis25": {"anchor": "x25", "domain": [0, 0.152], "matches": "y21", "range": [0.9, 3.1], "showticklabels": false}, "yaxis3": {"anchor": "x3", "domain": [0.848, 1], "matches": "y", "range": [-3.696, -1.939], "showticklabels": false, "type": "log"}, "yaxis4": {"anchor": "x4", "domain": [0.848, 1], "matches": "y", "range": [-3.696, -1.939], "showticklabels": false, "type": "log"}, "yaxis5": {"anchor": "x5", "domain": [0.848, 1], "matches": "y", "range": [-3.696, -1.939], "showticklabels": false, "type": "log"}, "yaxis6": {"anchor": "x6", "domain": [0.636, 0.788], "range": [2.75, 8.25], "title": {"text": "n_channels_0"}}, "yaxis7": {"anchor": "x7", "domain": [0.636, 0.788], "matches": "y6", "range": [2.75, 8.25], "showticklabels": false}, "yaxis8": {"anchor": "x8", "domain": [0.636, 0.788], "matches": "y6", "range": [2.75, 8.25], "showticklabels": false}, "yaxis9": {"anchor": "x9", "domain": [0.636, 0.788], "matches": "y6", "range": [2.75, 8.25], "showticklabels": false}}}
